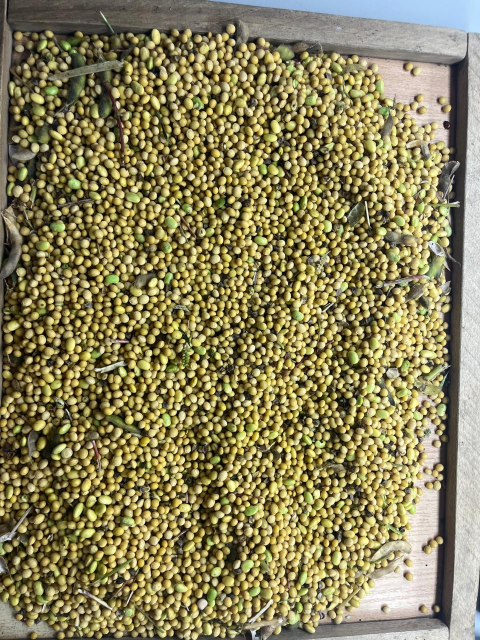
#> input picture data/bad/Изображение WhatsApp 2025-09-10 в 09.04.51_5f0a07f1.jpg, 960 x 1280 px, given in place of photo_86.jpg, which was not available (shown at 1/2 size)
$ jupyter execute --allow-errors model.ipynb   (shell and % lines are left out)   (text cells are left out)
#> lines starting #> are read from the running program, lines starting #| are printed output that depends on the picture; after the words box and inside, x2 and y2 are one past the last pixel; in counts of white or black regions, pixels touching at a corner belong together; long printed decimals are rounded; pictures that were not available may be replaced by others from this repository, and a replacement may not be noted
[cell 1]
import numpy as np
import pandas as pd
import matplotlib.pyplot as plt
import cv2
import os, random, shutil
import PIL
from pathlib import Path
from sklearn.cluster import KMeans
import tensorflow as tf
from sklearn.utils.class_weight import compute_class_weight
import keras
from tensorflow.keras.preprocessing.image import ImageDataGenerator
from keras import applications
from keras.layers import Dense, GlobalAveragePooling2D
from keras.models import Model
from keras.optimizers import Adam
from PIL import Image, ImageFile
ImageFile.LOAD_TRUNCATED_IMAGES = True
os.environ['TF_CPP_MIN_LOG_LEVEL'] = '2'

[cell 2]
import patoolib
patoolib.extract_archive("drive/MyDrive/Colab_Notebooks/data.rar", outdir="drive/MyDrive/Colab_Notebooks/")
#> (this line was passed over: patoolib is not available in this run)

[cell 3]
def func_rename_photos(data_folder):
    for folder in os.listdir(data_folder):
        for i, photo in enumerate(os.listdir(data_folder + '//' + folder)):
            os.rename(f'{data_folder}//{folder}//{photo}', f'{data_folder}//{folder}//photo_{i}.jpg')

[cell 4]
func_rename_photos('drive/MyDrive/Colab_Notebooks/data')

[cell 5]
# Функция для разделения на тренировочную и валидационную выборки
def split_data(source_root, target_root):
    '''
    source_root - где находится датасет
    target_root - в какой папке хранить разделенный датасет
    '''
#> called with source_root = 'data', target_root = 'data_split'
    source_root = Path(source_root)
    target_root = Path(target_root)
    train_size = 0.7
    val_size = 0.15

    for class_name in os.listdir(source_root):
        files = os.listdir(source_root / class_name)
        random.shuffle(files)

        n_total = len(files)
        n_train = int(n_total * train_size)
        n_val = int(n_total * val_size)
        n_test = n_total - n_train - n_val

        splits = {
            'train': files[:n_train],
            'val': files[n_train:n_train+n_val],
            'test': files[n_train+n_val:]
        }

        for subset, subset_files in splits.items():
            dct = target_root / subset / class_name
            dct.mkdir(parents=True, exist_ok=True)
            for f in subset_files:
                shutil.copy(source_root / class_name / f, dct / f)
#> further down, photo_before_clahe is the input picture: shape (1280, 960, 3); mean B, G, R 88.9, 130, 138.4

[cell 6]
split_data('data', 'data_split')

[cell 7]
# Функция для подсчета файлов
def total_files(dct):
    total = 0

    for root, dir, file in os.walk(dct):
        total += len(file)

    return total

[cell 8]
print(f'Кол-во файлов в train: {total_files("drive/MyDrive/Colab_Notebooks/data_split/train")}')
print(f'Кол-во файлов в val: {total_files("drive/MyDrive/Colab_Notebooks/data_split/val")}')
print(f'Кол-во файлов в test: {total_files("drive/MyDrive/Colab_Notebooks/data_split/test")}')

[cell 9]
# [15 lines of commented-out code are left out]

[cell 10]
# [5 lines of commented-out code are left out]

[cell 11]
# print(f'Кол-во файлов в train: {total_files("data_split_oversampled/train")}')
# print(f'Кол-во файлов в val: {total_files("data_split_oversampled/val")}')

[cell 12]
# функция применения clahe для улучшения контрастности и удаление теней
def apply_clahe_pil(img):
    img = (img * 255).astype('uint8') if img.max() <= 1.0 else img.astype('uint8') #
    lab = cv2.cvtColor(img, cv2.COLOR_RGB2LAB)
#> lab: shape (1280, 960, 3); mean of channels 0, 1, 2 135, 125.5, 150.8
    l, a, b = cv2.split(lab)
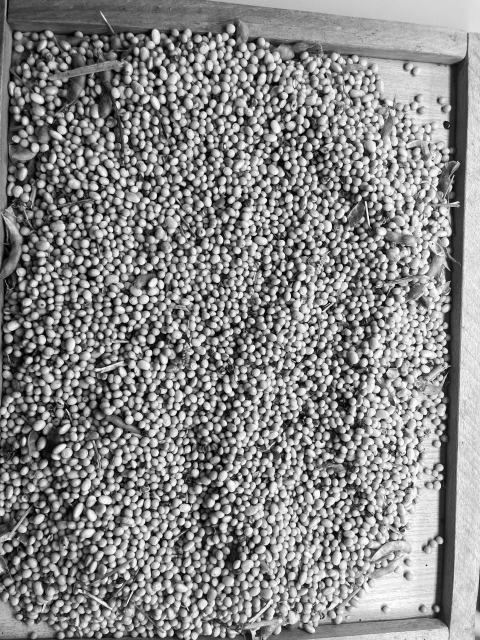
#> l: shape (1280, 960) (shown at 1/2 size); min 0, max 255, mean 135
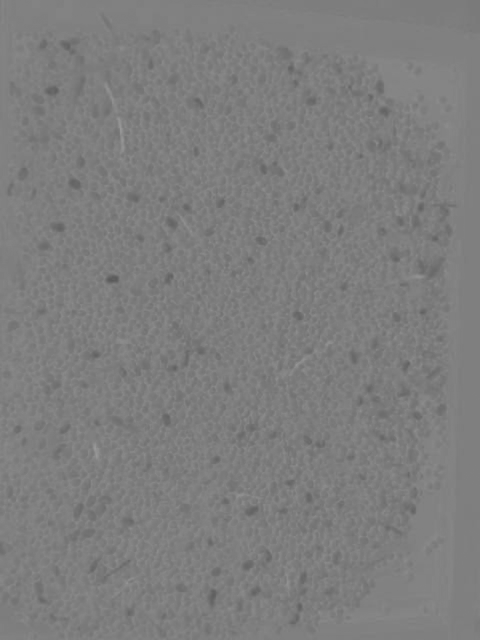
#> a: shape (1280, 960) (shown at 1/2 size); min 88, max 155, mean 125.5
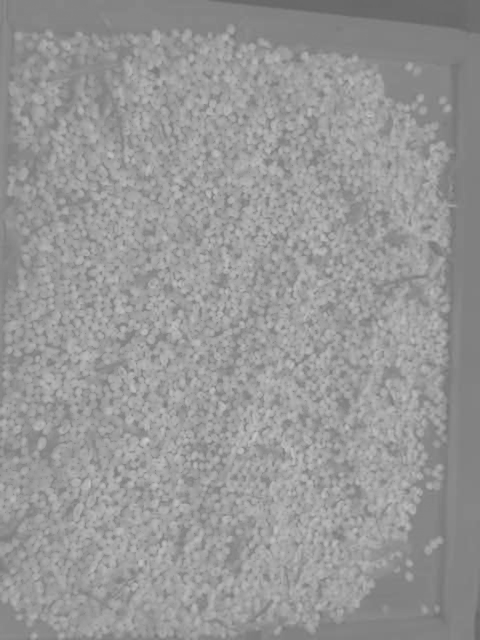
#> b: shape (1280, 960) (shown at 1/2 size); min 101, max 205, mean 150.8
    clahe = cv2.createCLAHE(clipLimit=5., tileGridSize=(32,32))
    cl = clahe.apply(l)
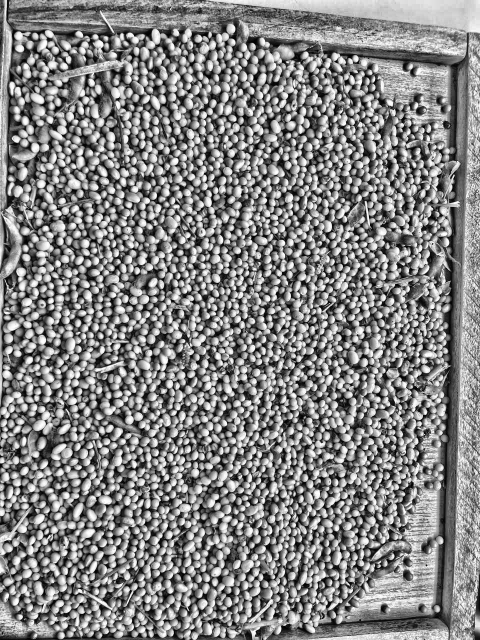
#> cl: shape (1280, 960) (shown at 1/2 size); min 0, max 255, mean 130.8
    lab = cv2.merge((cl, a, b))
#> lab: shape (1280, 960, 3); mean of channels 0, 1, 2 130.8, 125.5, 150.8
    rgb = cv2.cvtColor(lab, cv2.COLOR_LAB2RGB)
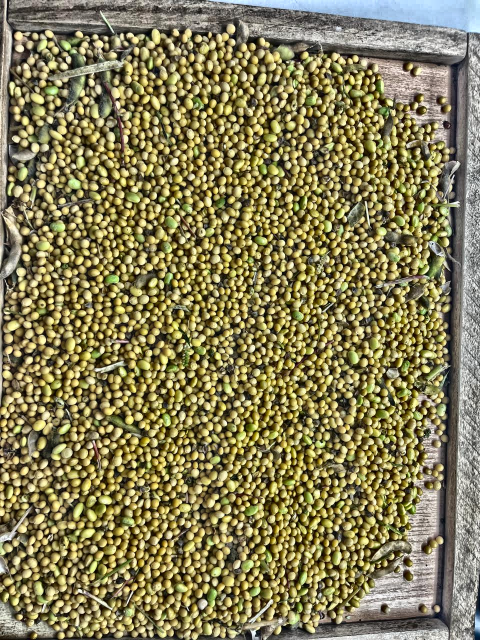
#> rgb: shape (1280, 960, 3) (shown at 1/2 size); mean R, G, B 134.2, 126.1, 85.7
    return rgb.astype('float32')
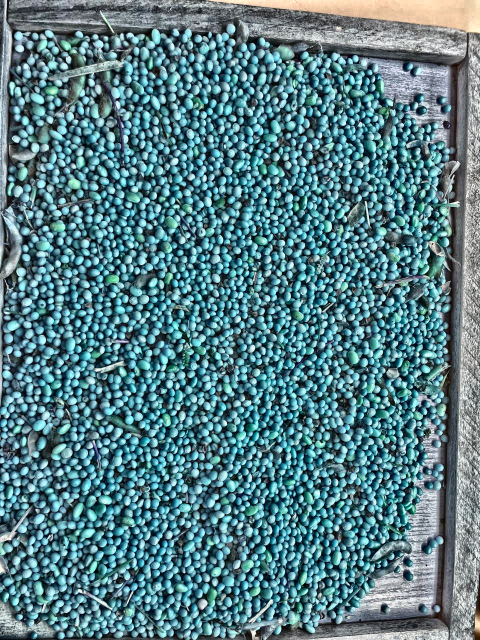
#> returned value: shape (1280, 960, 3) float32 (shown at 1/2 size); mean of channels 0, 1, 2 134.2, 126.1, 85.6; drawn as B, G, R

[cell 13]
photo_before_clahe = cv2.imread('drive/MyDrive/Colab_Notebooks/data_split/train/good/photo_86.jpg')
photo_before_clahe = cv2.cvtColor(photo_before_clahe, cv2.COLOR_BGR2RGB)

plt.imshow(photo_before_clahe)
plt.axis('off')
plt.show()

[cell 14]
photo_after_clahe = apply_clahe_pil(photo_before_clahe.astype('uint8'))

print("L-channel mean before:", photo_before_clahe.mean())
#| L-channel mean before: 119.092
print("L-channel mean after :", photo_after_clahe.mean())
#| L-channel mean after : 115.312
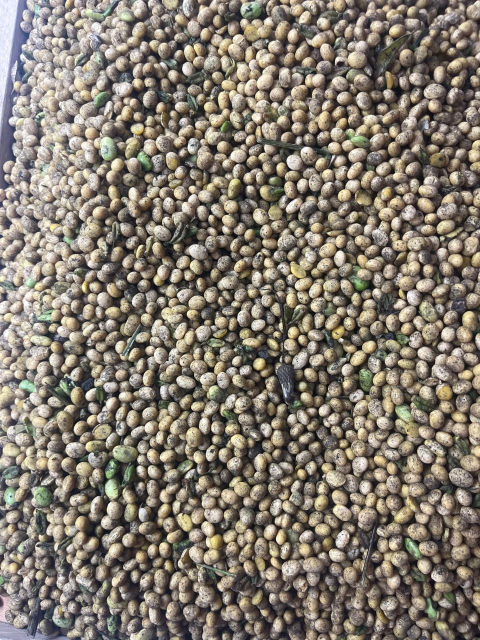
#> input picture data/bad/Изображение WhatsApp 2025-09-10 в 09.04.52_85098a40.jpg, 960 x 1280 px, given in place of photo_225.jpg, which was not available (shown at 1/2 size)
#> further down, photo_before_mask is the input picture: shape (1280, 960, 3); mean B, G, R 110.4, 122.4, 130.9

plt.imshow(photo_after_clahe.astype('uint8'))
plt.axis('off')
plt.show()

[cell 15]
# функция, которая создает маску и возвращает ее, она убирает ненужный фон и лишние объекты
def create_seed_mask(img, lower_seed=np.array([0,0,0]), upper_seed=np.array([180,250,250])):
    hsv = cv2.cvtColor(img, cv2.COLOR_RGB2HSV)
#> hsv: shape (1280, 960, 3); mean H, S, V 34.1, 49.3, 132.1

    mask = cv2.inRange(hsv, lower_seed, upper_seed)
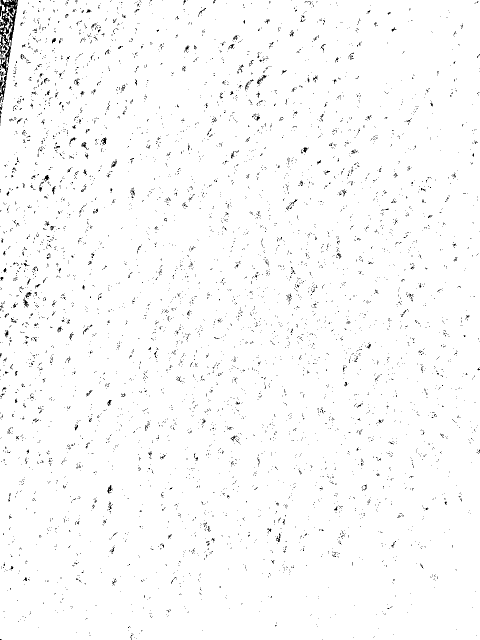
#> mask: shape (1280, 960) (shown at 1/2 size); 98.2% white; black in thin lines or dots

    mask = cv2.medianBlur(mask, 5)
#> mask: shape (1280, 960); 99.6% white; 245 black regions (212 under 20 px), largest, box (x1, y1, x2, y2) and area: (0, 0, 36, 202) 2653, (515, 151, 532, 167) 75, (215, 972, 223, 985) 66

    kernel = np.ones((3,3), np.uint8)
    mask = cv2.morphologyEx(mask, cv2.MORPH_OPEN, kernel, iterations=1)
#> mask: shape (1280, 960); 99.6% white; 238 black regions (203 under 20 px), largest, box (x1, y1, x2, y2) and area: (0, 0, 36, 202) 2834, (515, 151, 532, 167) 75, (205, 276, 213, 288) 67
    mask = cv2.morphologyEx(mask, cv2.MORPH_CLOSE, kernel, iterations=1)
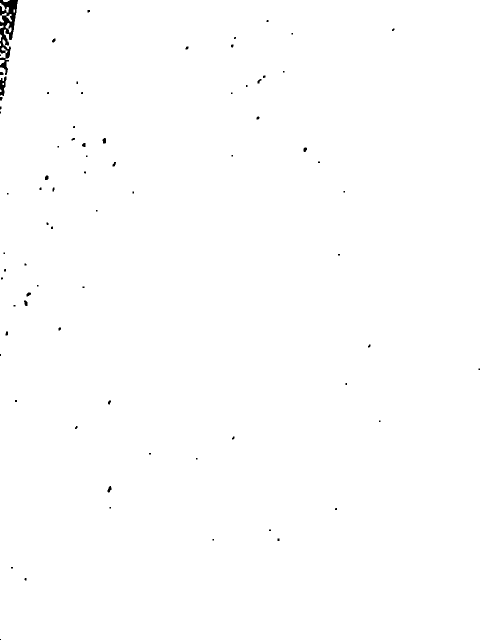
#> mask: shape (1280, 960) (shown at 1/2 size); 99.7% white; 76 black regions (48 under 20 px), largest, box (x1, y1, x2, y2) and area: (0, 0, 36, 150) 2456, (0, 153, 13, 192) 313, (215, 972, 223, 985) 66

    return mask

[cell 16]
photo_before_mask = cv2.imread('drive/MyDrive/Colab_Notebooks/data_split/train/good/photo_225.jpg')
photo_before_mask = cv2.cvtColor(photo_before_mask, cv2.COLOR_BGR2RGB)

plt.imshow(photo_before_mask)
plt.axis('off')
plt.show()

[cell 17]
img_path = "drive/MyDrive/Colab_Notebooks/data_split/train/good/photo_225.jpg"
img = cv2.imread(img_path)
img = cv2.cvtColor(img, cv2.COLOR_BGR2RGB)

mask = create_seed_mask(img)

plt.figure(figsize=(6,6))
plt.imshow(mask, cmap='gray')
plt.axis('off')
plt.show()

[cell 18]
# разделяет изображение на патчи
def extract_patches(img, patch_size=(224,224), step=None, max_patches=None):
#> called with patch_size = (224, 224), max_patches = 9
    h, w, _ = img.shape
#> h = 1280; w = 960
    ph, pw = patch_size

    positions = [(i, j) for i in range(0, h - ph + 1, ph)
                          for j in range(0, w - pw + 1, pw)]

    if len(positions) == 0:
        patch = cv2.resize(img, patch_size)
        return [patch]

    random.seed(42)
    selected_positions = random.sample(positions, min(max_patches, len(positions)))

    patches = [img[i:i+ph, j:j+pw, :] for i,j in selected_positions]
#> patches = 9 items

    return patches

[cell 19]
img_path = "drive/MyDrive/Colab_Notebooks/data_split/train/good/photo_194.jpg"
img = cv2.imread(img_path)
img = cv2.cvtColor(img, cv2.COLOR_BGR2RGB)

patches = extract_patches(img, patch_size=(224,224), max_patches=9)
#> patches = 9 items

plt.figure(figsize=(10,5))
for i, p in enumerate(patches[:9]):
    plt.subplot(3,3,i+1)
    plt.imshow(p)
    plt.axis("off")
#> this loop made 9 passes
plt.show()

[cell 20]
# Функция которая фильтрует патчи и доминирующие по цвету патчи оставляет, а меньшинство обнуляет
def filter_noise_patches(patches, n_clusters=2):
#> called with n_clusters = 2
    if len(patches) == 0:
        return patches

    avg_colors = np.array([p.reshape(-1, 3).mean(axis=0) for p in patches])
#> avg_colors = [[116.7, 106.7, 97.55], [171.5, 168.3, 170.3], [160.7, 153.1, 141.5], [129.1, 117.7, 102.7], [131.5, 126.9, 115.9], [141.7, 130.6, 115.6], [131.2, 121.2, 105.5], [133.5, 125.4, 115.3], [127.7, 118.9, 101.8]]
    kmeans = KMeans(n_clusters=n_clusters, random_state=42).fit(avg_colors)

    labels, counts = np.unique(kmeans.labels_, return_counts=True)
#> labels = [0, 1]; counts = [7, 2]
    dominant_label = labels[np.argmax(counts)]
#> dominant_label = 0

    filtered_patches = []
    zeroed = 0

    for i, p in enumerate(patches):
        if kmeans.labels_[i] != dominant_label:
            filtered_patches.append(np.zeros_like(p, dtype=np.float32))
            zeroed += 1
        else:
            filtered_patches.append(p)
#> this loop made 9 passes
#> zeroed on passes 2 to 3: 1, 2
#> after the loop, filtered_patches = 9 items; zeroed = 2

    return filtered_patches

[cell 21]
significant_patches = filter_noise_patches(patches, n_clusters=2)
#> significant_patches = 9 items

plt.figure(figsize=(10,5))
for i, p in enumerate(significant_patches):
    plt.subplot(3,3,i+1)
    plt.imshow(p)
    plt.axis("off")
plt.show()
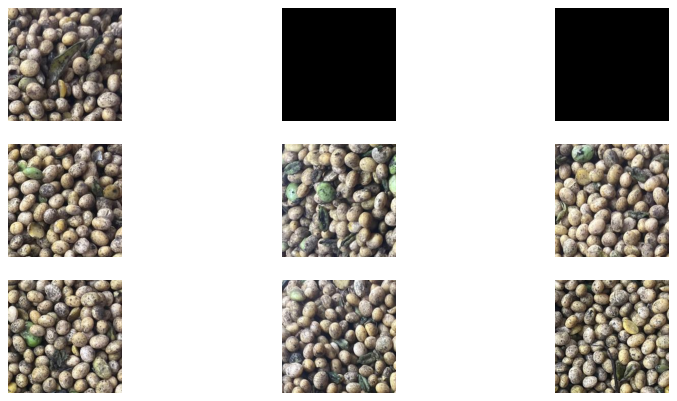
#> figure drawn by matplotlib, 9 panels
